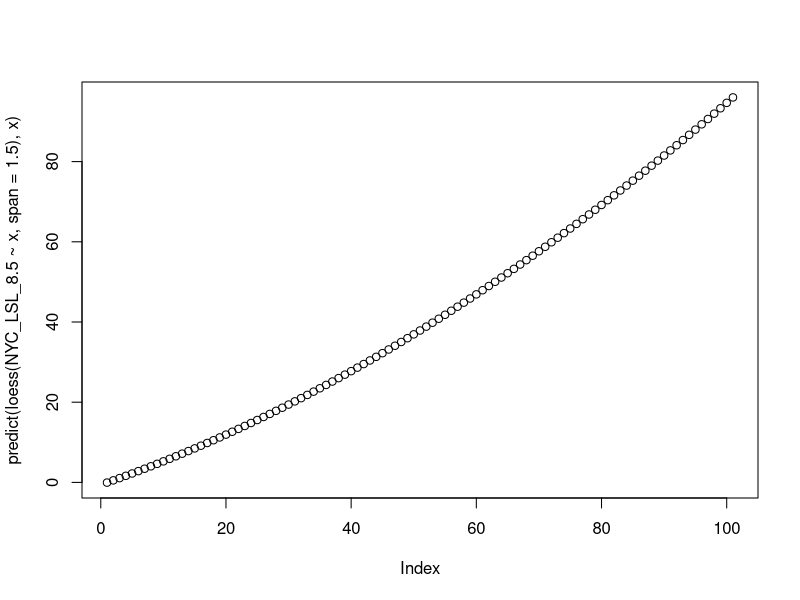
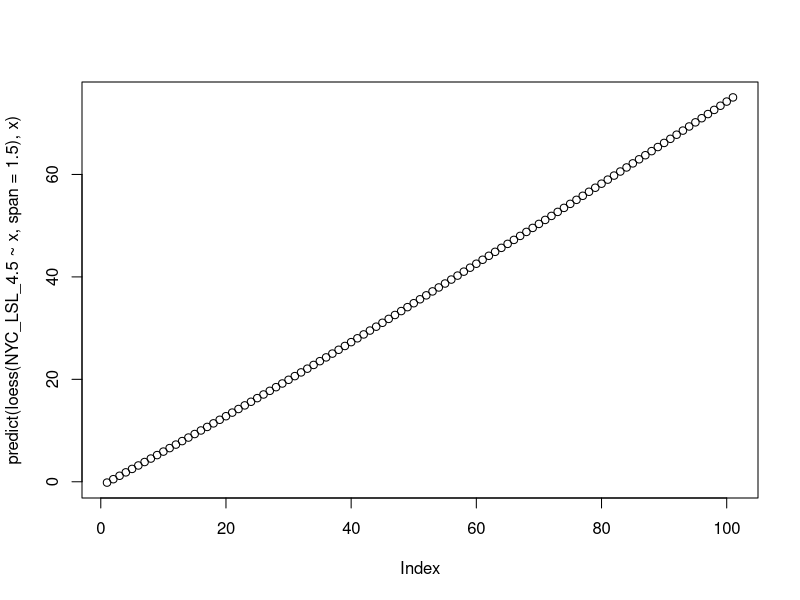
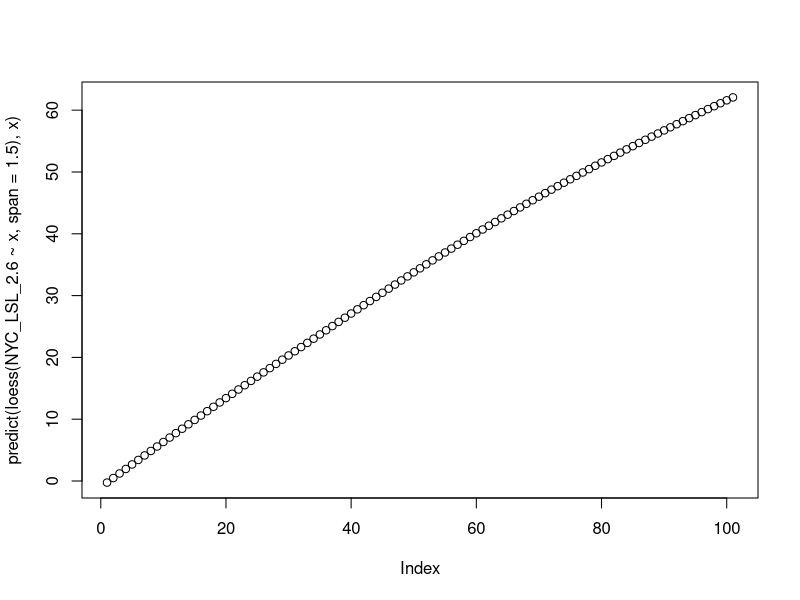

R code for these plots, in order: (Note: this script raises an error after producing the figures.)

NYC_LSL_8.5 <- rep(NA, 101)
NYC_LSL_8.5[1] <- 0
NYC_LSL_8.5[31] <- 20
NYC_LSL_8.5[51] <- 38
NYC_LSL_8.5[101] <- 96

NYC_LSL_4.5 <- rep(NA, 101)
NYC_LSL_4.5[1] <- 0
NYC_LSL_4.5[31] <- 20
NYC_LSL_4.5[51] <- 36
NYC_LSL_4.5[101] <- 75

NYC_LSL_2.6 <- rep(NA, 101)
NYC_LSL_2.6[1] <- 0
NYC_LSL_2.6[31] <- 20
NYC_LSL_2.6[51] <- 35
NYC_LSL_2.6[101] <- 62

x <- 1:101
plot(predict(loess(NYC_LSL_8.5 ~ x, span=1.5), x))
NYC_LSL_8.5_int <- predict(loess(NYC_LSL_8.5 ~ x, span=1.5), x)

plot(predict(loess(NYC_LSL_4.5 ~ x, span=1.5), x))
NYC_LSL_4.5_int <- predict(loess(NYC_LSL_4.5 ~ x, span=1.5), x)

plot(predict(loess(NYC_LSL_2.6 ~ x, span=1.5), x))
NYC_LSL_2.6_int <- predict(loess(NYC_LSL_2.6 ~ x, span=1.5), x)

Kopp_all <- cbind((x+1999), round(NYC_LSL_8.5_int), round(NYC_LSL_4.5_int), round(NYC_LSL_2.6_int))
write.csv(Kopp_all, "/Users/chrisfield/Dropbox/PVA/MCMC/GCB/SLR_Kopp.csv")

